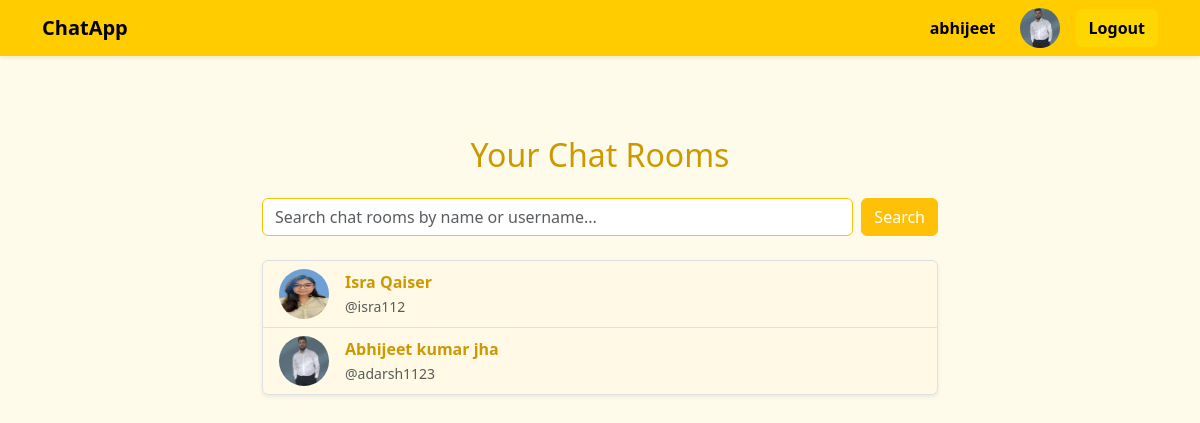
The app's page / (signed in) with its own data.
### chat/models.py (models this page shows, shortened)
class UserInfo(models.Model) :
    user =  models.OneToOneField(User , on_delete= models.CASCADE)
    name  =  models.CharField(max_length=100)
    email  =  models.EmailField()
    phone = models.CharField(max_length=15)
    image = models.ImageField(upload_to='profile_imagesl/' , blank = True ,  null  = True)

class ChatRoom(models.Model) :
    name = models.CharField(max_length=100)
    participants =  models.ManyToManyField(User ,  related_name='chatrooms')
    created_at =  models.DateTimeField(auto_now_add = True)

### chat/views.py (the view)
# urls.py: path('' , index ,  name  = 'index') ,
@login_required
def index(request):
    user = request.user
    chatrooms = ChatRoom.objects.filter(participants=user).distinct()
    for room in chatrooms:
        other = room.participants.exclude(id=user.id).first()
        room.other_user = other  # dynamically attach for template use
    return render(request, 'chat/index.html', {'chatrooms': chatrooms})

### chat/templates/chat/index.html (shortened to what this page needs)
{% extends 'chat/base.html' %}
{% load static %}
{% block content %}
<div class="container mt-5" style="max-width: 700px;">
  <h2 class="mb-4 text-center" style="color: #cc9900;">Your Chat Rooms</h2>
  <form method="GET" action="{% url 'search_users' %}" class="mb-4 d-flex">
    <input type="text" name="q" class="form-control me-2 border-warning" placeholder="Search chat rooms by name or username..." value="{{ request.GET.q }}">
    <button type="submit" class="btn btn-warning text-white">Search</button>
  </form>
  {% if chatrooms %}
    <ul class="list-group shadow-sm rounded">
      {% for room in chatrooms %}
        <a href="{% url 'chatroom' room.id %}" class="list-group-item list-group-item-action d-flex align-items-center" style="background: #fff9e6;">
          {% if room.other_user.userinfo.image %}
            <img src="{{ room.other_user.userinfo.image.url }}" alt="{{ room.other_user.username }}" class="rounded-circle me-3" width="50" height="50">
          {% else %}
            <img src="{% static 'default-profile.png' %}" class="rounded-circle me-3" width="50" height="50">
          {% endif %}
          <div>
            <div style="color: #cc9900; font-weight: 600;">{{ room.other_user.userinfo.name }}</div>
            <small class="text-muted">@{{ room.other_user.username }}</small>
          </div>
        </a>
      {% endfor %}
    </ul>
  {% else %}
    <p class="text-muted fst-italic">No active chat rooms.</p>
  {% endif %}
</div>
{% endblock %}

### chat/templates/chat/base.html (shortened to what this page needs)
{% load static %}
<!DOCTYPE html>
<html lang="en">
<head>
    <link href="https://cdn.jsdelivr.net/npm/bootstrap@5.3.3/dist/css/bootstrap.min.css" rel="stylesheet">
</head>
<body>
<nav class="navbar navbar-expand-lg shadow-sm">
    <div class="container">
        <a class="navbar-brand" href="{% url 'index' %}">ChatApp</a>
        <div class="collapse navbar-collapse justify-content-end" id="navbarNav">
            <ul class="navbar-nav align-items-center">
                {% if user.is_authenticated %}
                    <li class="nav-item me-3">
                        <span class="nav-link">{{ user.username }}</span>
                    </li>
                    <li class="nav-item me-3">
                        {% if user.userinfo.image %}
                            <img src="{{ user.userinfo.image.url }}" class="profile-img" alt="Profile">
                        {% else %}
                            <img src="{% static 'default.jpg' %}" class="profile-img" alt="Profile">
                        {% endif %}
                    </li>
                    <li class="nav-item">
                        <a class="btn btn-yellow" href="{% url 'logout' %}">Logout</a>
                    </li>
                {% endif %}
            </ul>
        </div>
    </div>
</nav>
<div class="container content">
    {% block content %}{% endblock %}
</div>
</body>
</html>

### chat/templates/chat/base.html (style rules this page uses)
body { background-color: #fffbea; }
.navbar { background-color: #ffcc00; }
.nav-link, .navbar-brand { color: #000 !important; font-weight: bold; }
.btn-yellow { background-color: #ffd700; color: black; font-weight: 600; }
.profile-img { width: 40px; height: 40px; object-fit: cover; border-radius: 50%; }
.content { padding: 2rem; }

### records on screen
ChatRoom: other_user.userinfo.image (picture), other_user.userinfo.name "Isra Qaiser", other_user.username "isra112"
ChatRoom: other_user.userinfo.image (picture), other_user.userinfo.name "Abhijeet kumar jha", other_user.username "adarsh1123"

### other values on screen
{{ user.username }} "abhijeet"
